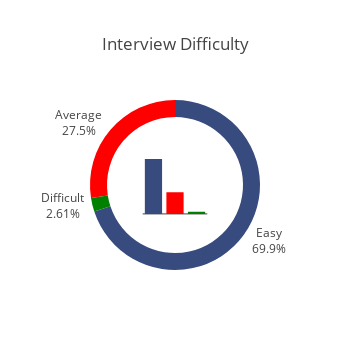

The notebook cell this image was saved under:
### Code cell
iplot(difficulty_fig)

### Figure 1 — Plotly figure (JSON) as saved in the notebook; plotly's stock layout.template omitted (floating-point values rounded to 4 significant figures)
{"data": [{"hole": 0.8, "labels": ["Easy", "Average", "Difficult"], "marker": {"colors": ["rgb(56, 75, 126)", "red", "green"]}, "showlegend": false, "text": ["Easy", "Average", "Difficult"], "textposition": "outside", "type": "pie", "values": [107, 42, 4]}, {"marker": {"color": "rgb(56, 75, 126)"}, "name": 4, "textposition": "outside", "type": "bar", "x": [1], "y": [107]}, {"marker": {"color": "red"}, "name": 6, "type": "bar", "x": [2], "y": [42]}, {"marker": {"color": "green"}, "name": 8, "type": "bar", "x": [3], "y": [4]}], "layout": {"autosize": false, "height": 350, "showlegend": false, "title": "Interview Difficulty", "width": 350, "xaxis": {"autorange": true, "domain": [0.33, 0.67], "range": [3, 9], "showgrid": false, "showline": false, "showticklabels": false, "ticks": false, "type": "linear"}, "yaxis": {"autorange": true, "domain": [0.33, 0.67], "range": [0, 28.07], "showgrid": false, "showline": false, "showticklabels": false, "ticks": false, "type": "linear"}}}
